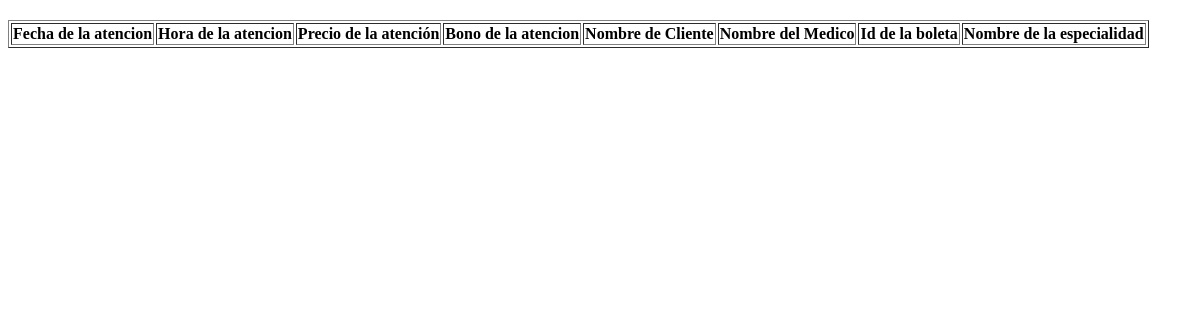
/centroMedicoApp/appointments_details, run on an earlier commit of the app's database.
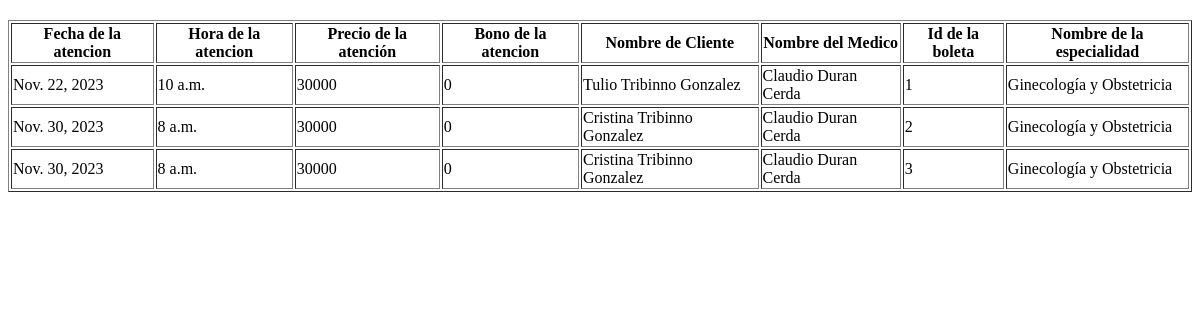
And on a later commit of the database.
### centroMedicoApp/models.py (models this page shows, shortened)
class Atencion(models.Model):
    id_ate = models.AutoField(primary_key=True)
    fecha_ate = models.DateField(default=timezone.now)
    hora_ate = models.TimeField(default=0)
    precio_ate = models.DecimalField(max_digits=20, decimal_places=0)
    bono_ate = models.CharField(max_length=20, default=0)
    rut_cli = models.ForeignKey(Paciente, on_delete=models.CASCADE)
    rut_med = models.ForeignKey(Medico, on_delete=models.CASCADE, related_name='atenciones')
    id_boleta = models.ForeignKey(Boleta, on_delete=models.CASCADE)
    id_esp = models.ForeignKey(Especialidad, on_delete=models.CASCADE)
    disponible_ate = models.BooleanField(default=True)
    class Meta:
        unique_together = [('id_ate', 'id_esp')]

class Paciente(models.Model):
    rut_cli = models.PositiveIntegerField(primary_key=True)
    dv_cli = models.CharField(max_length=1)
    pnom_cli = models.CharField(max_length=40)
    snom_cli = models.CharField(max_length=40, null=True, blank=True)
    apaterno_cli = models.CharField(max_length=40)
    amaterno_cli = models.CharField(max_length=40)
    email_cli = models.EmailField(null=True, blank=True)
    telefono_cli = models.PositiveIntegerField(null=True, blank=True)
    def __str__(self):
        return f"{self.pnom_cli} {self.apaterno_cli} {self.amaterno_cli}"

class Medico(models.Model):
    rut_med = models.PositiveIntegerField(primary_key=True)
    dv_med = models.CharField(max_length=1)
    pnombre_med = models.CharField(max_length=20)
    snombre_med = models.CharField(max_length=20, null=True, blank=True)
    apaterno_med = models.CharField(max_length=40)
    amaterno_med = models.CharField(max_length=20)
    fecnac_med = models.DateField()
    honorario_med = models.DecimalField(max_digits=20, decimal_places=0)
    email_med = models.EmailField()
    telefono_med = models.PositiveIntegerField()
    feccont_med = models.DateField()
    DIAS_CHOICES = [
        (0, 'Lunes'),
        (1, 'Martes'),
        (2, 'Miércoles'),
        (3, 'Jueves'),
        (4, 'Viernes'),
        (5, 'Sábado'),
        (6, 'Domingo')
    ]
    dias_laborales = models.ManyToManyField(DiasLaborables)
    hora_inicio_trabajo = models.TimeField(null=True)
    hora_fin_trabajo = models.TimeField(null=True)
    rut_sec = models.ForeignKey('Secretaria', on_delete=models.CASCADE)
    def __str__(self):
        return f"{self.pnombre_med} {self.apaterno_med} {self.amaterno_med}"

class Boleta(models.Model):
    id_boleta = models.PositiveIntegerField(primary_key=True)
    monto_boleta = models.DecimalField(max_digits=20, decimal_places=0)
    fecha_boleta = models.DateField()
    def __str__(self):
        return f"{self.id_boleta}"

class Especialidad(models.Model):
    id_esp = models.PositiveIntegerField(primary_key=True)
    nom_esp = models.CharField(max_length=40)
    monto_esp = models.DecimalField(max_digits=8, decimal_places=0, default=0)
    def __str__(self):
        return f"{self.nom_esp}"

### centroMedicoApp/views.py (the view)
# urls.py: path('appointments_details',views.appointment_details, name='appointments_details'),
def appointment_details(request):
    try:
        atenciones = Atencion.objects.all();
        context ={
            "atenciones": atenciones,
        }
        return render(request, "pages/appointments_details.html", context)
    except:
        Atencion.DoesNotExist
        return HttpResponse(f'No exiten atenciones')

### centroMedicoApp/templates/pages/appointments_details.html (shortened to what this page needs)
<!DOCTYPE html>
<html>
<head>
</head>
<body>
    <table border="1">
        <thead>
            <tr>
                <th>Fecha de la atencion</th>
                <th>Hora de la atencion</th>
                <th>Precio de la atención</th>
                <th>Bono de la atencion</th>
                <th>Nombre de Cliente</th>
                <th>Nombre del Medico</th>
                <th>Id de la boleta</th>
                <th>Nombre de la especialidad</th>
            </tr>
        </thead>
        <tbody>
            {% for atencion in atenciones %}
                <tr>
                    <td>{{ atencion.fecha_ate }}</td>
                    <td>{{ atencion.hora_ate }}</td>
                    <td>{{ atencion.precio_ate }}</td>
                    <td>{{ atencion.bono_ate }}</td>
                    <td>{{ atencion.rut_cli }}</td>
                    <td>{{ atencion.rut_med }}</td>
                    <td>{{ atencion.id_boleta }}</td>
                    <td>{{ atencion.id_esp }}</td>
                </tr>
            {% endfor %}
        </tbody>
    </table>
</body>
</html>

What changed in the data, as far as the page shows it:
added Atencion: fecha_ate "Nov. 22, 2023", hora_ate "10 a.m.", precio_ate "30000", bono_ate "0", rut_cli "Tulio Tribinno Gonzalez", rut_med "Claudio Duran Cerda", id_boleta "1", id_esp "Ginecología y Obstetricia"
added Atencion: fecha_ate "Nov. 30, 2023", hora_ate "8 a.m.", precio_ate "30000", bono_ate "0", rut_cli "Cristina Tribinno Gonzalez", rut_med "Claudio Duran Cerda", id_boleta "2", id_esp "Ginecología y Obstetricia"
added Atencion: fecha_ate "Nov. 30, 2023", hora_ate "8 a.m.", precio_ate "30000", bono_ate "0", rut_cli "Cristina Tribinno Gonzalez", rut_med "Claudio Duran Cerda", id_boleta "3", id_esp "Ginecología y Obstetricia"
